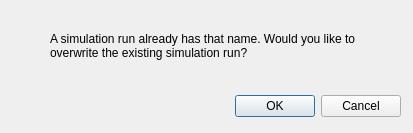
<ui version="4.0" >
 <class>dlgOverwriteRun</class>
 <widget class="QDialog" name="dlgOverwriteRun" >
  <property name="geometry" >
   <rect>
    <x>0</x>
    <y>0</y>
    <width>413</width>
    <height>133</height>
   </rect>
  </property>
  <property name="windowTitle" >
   <string>Overwrite existing run?</string>
  </property>
  <widget class="QDialogButtonBox" name="buttonBox" >
   <property name="geometry" >
    <rect>
     <x>60</x>
     <y>90</y>
     <width>341</width>
     <height>32</height>
    </rect>
   </property>
   <property name="orientation" >
    <enum>Qt::Horizontal</enum>
   </property>
   <property name="standardButtons" >
    <set>QDialogButtonBox::Cancel|QDialogButtonBox::Ok</set>
   </property>
  </widget>
  <widget class="QLabel" name="label" >
   <property name="geometry" >
    <rect>
     <x>50</x>
     <y>20</y>
     <width>331</width>
     <height>51</height>
    </rect>
   </property>
   <property name="text" >
    <string>A simulation run already has that name. Would you like to overwrite the existing simulation run?</string>
   </property>
   <property name="wordWrap" >
    <bool>true</bool>
   </property>
  </widget>
 </widget>
 <resources/>
 <connections>
  <connection>
   <sender>buttonBox</sender>
   <signal>accepted()</signal>
   <receiver>dlgOverwriteRun</receiver>
   <slot>accept()</slot>
   <hints>
    <hint type="sourcelabel" >
     <x>248</x>
     <y>254</y>
    </hint>
    <hint type="destinationlabel" >
     <x>157</x>
     <y>274</y>
    </hint>
   </hints>
  </connection>
  <connection>
   <sender>buttonBox</sender>
   <signal>rejected()</signal>
   <receiver>dlgOverwriteRun</receiver>
   <slot>reject()</slot>
   <hints>
    <hint type="sourcelabel" >
     <x>316</x>
     <y>260</y>
    </hint>
    <hint type="destinationlabel" >
     <x>286</x>
     <y>274</y>
    </hint>
   </hints>
  </connection>
 </connections>
</ui>
